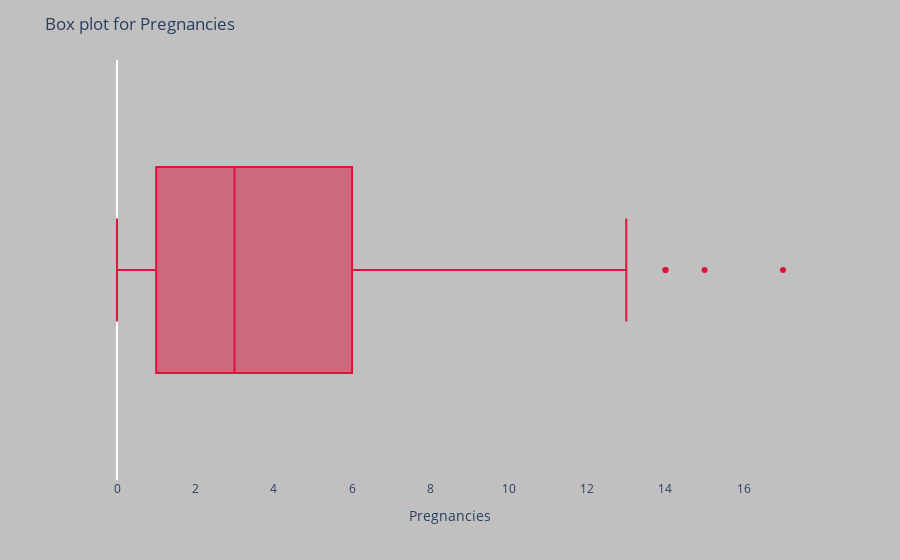
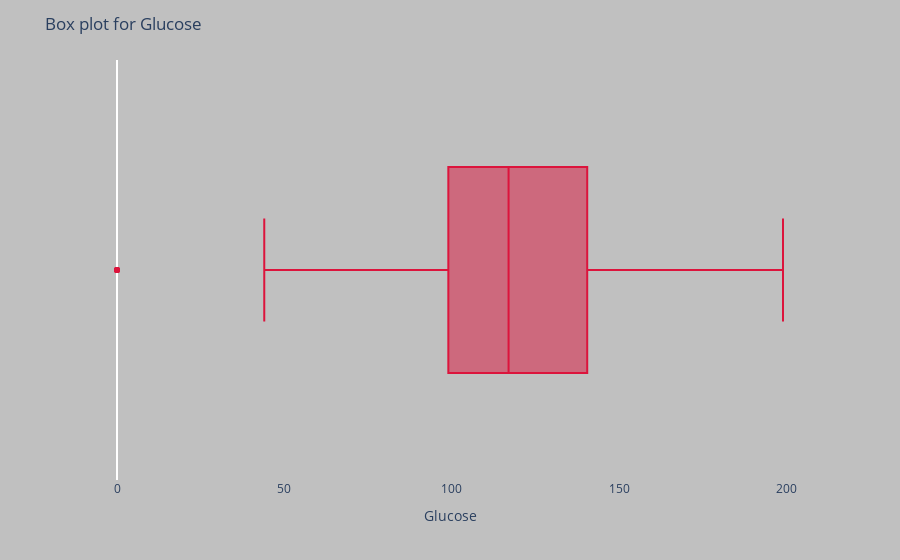
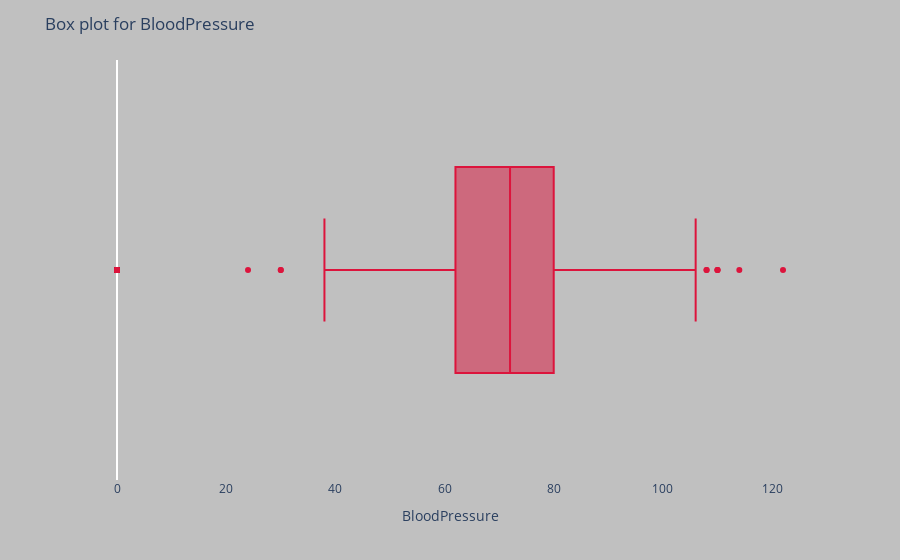
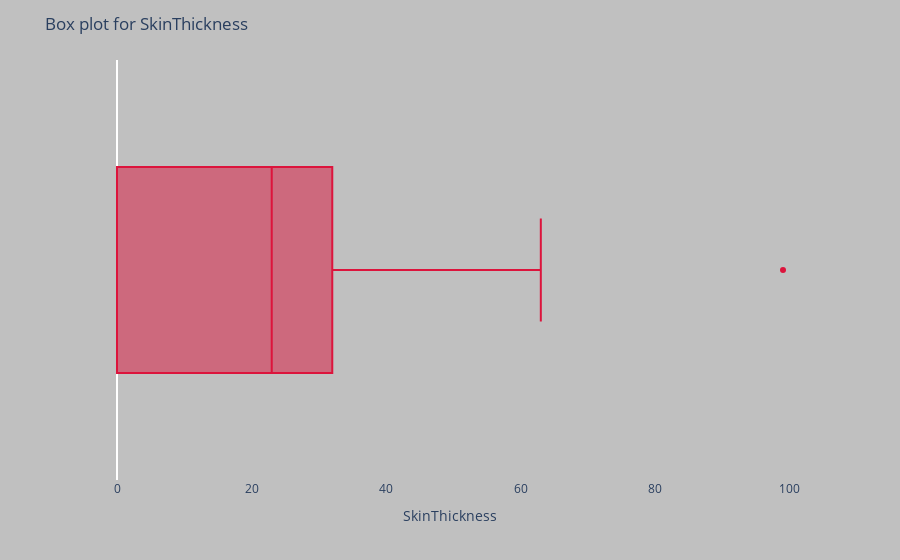

Source (notebook cell) for these figures, in order:
### Markdown cell above
from above we can see that 500 are negative and 
268 are positive to diabetes.

### Code cell
# first step we need to check we have outliers:

def box_out(dataframe):
    for i in df.columns[:-1]:
        fig = (px.box(data_frame= dataframe, x= i))
        fig.update_layout(title = f"Box plot for {i}",
                        plot_bgcolor = "silver",
                        paper_bgcolor = "silver")
        fig.update_traces(marker_color = "crimson")
        fig.update_xaxes(showgrid = False)
        fig.show()


box_out(dataframe=df)

### Figure 1 — Plotly figure (JSON) as saved in the notebook; plotly's stock layout.template omitted (floating-point values rounded to 4 significant figures; data arrays with more than 128 entries replaced by an {"elided": "..."} marker saying what was removed)
{"data": [{"alignmentgroup": "True", "hovertemplate": "Pregnancies=%{x}<extra></extra>", "legendgroup": "", "marker": {"color": "crimson"}, "name": "", "notched": false, "offsetgroup": "", "orientation": "h", "showlegend": false, "type": "box", "x": {"elided": "768 int values"}, "x0": " ", "xaxis": "x", "y0": " ", "yaxis": "y"}], "layout": {"boxmode": "group", "legend": {"tracegroupgap": 0}, "margin": {"t": 60}, "paper_bgcolor": "silver", "plot_bgcolor": "silver", "title": {"text": "Box plot for Pregnancies"}, "xaxis": {"anchor": "y", "domain": [0, 1], "showgrid": false, "title": {"text": "Pregnancies"}}, "yaxis": {"anchor": "x", "domain": [0, 1]}}}

### Figure 2 — Plotly figure (JSON) as saved in the notebook; plotly's stock layout.template omitted (floating-point values rounded to 4 significant figures; data arrays with more than 128 entries replaced by an {"elided": "..."} marker saying what was removed)
{"data": [{"alignmentgroup": "True", "hovertemplate": "Glucose=%{x}<extra></extra>", "legendgroup": "", "marker": {"color": "crimson"}, "name": "", "notched": false, "offsetgroup": "", "orientation": "h", "showlegend": false, "type": "box", "x": {"elided": "768 int values"}, "x0": " ", "xaxis": "x", "y0": " ", "yaxis": "y"}], "layout": {"boxmode": "group", "legend": {"tracegroupgap": 0}, "margin": {"t": 60}, "paper_bgcolor": "silver", "plot_bgcolor": "silver", "title": {"text": "Box plot for Glucose"}, "xaxis": {"anchor": "y", "domain": [0, 1], "showgrid": false, "title": {"text": "Glucose"}}, "yaxis": {"anchor": "x", "domain": [0, 1]}}}

### Figure 3 — Plotly figure (JSON) as saved in the notebook; plotly's stock layout.template omitted (floating-point values rounded to 4 significant figures; data arrays with more than 128 entries replaced by an {"elided": "..."} marker saying what was removed)
{"data": [{"alignmentgroup": "True", "hovertemplate": "BloodPressure=%{x}<extra></extra>", "legendgroup": "", "marker": {"color": "crimson"}, "name": "", "notched": false, "offsetgroup": "", "orientation": "h", "showlegend": false, "type": "box", "x": {"elided": "768 int values"}, "x0": " ", "xaxis": "x", "y0": " ", "yaxis": "y"}], "layout": {"boxmode": "group", "legend": {"tracegroupgap": 0}, "margin": {"t": 60}, "paper_bgcolor": "silver", "plot_bgcolor": "silver", "title": {"text": "Box plot for BloodPressure"}, "xaxis": {"anchor": "y", "domain": [0, 1], "showgrid": false, "title": {"text": "BloodPressure"}}, "yaxis": {"anchor": "x", "domain": [0, 1]}}}

### Figure 4 — Plotly figure (JSON) as saved in the notebook; plotly's stock layout.template omitted (floating-point values rounded to 4 significant figures; data arrays with more than 128 entries replaced by an {"elided": "..."} marker saying what was removed)
{"data": [{"alignmentgroup": "True", "hovertemplate": "SkinThickness=%{x}<extra></extra>", "legendgroup": "", "marker": {"color": "crimson"}, "name": "", "notched": false, "offsetgroup": "", "orientation": "h", "showlegend": false, "type": "box", "x": {"elided": "768 int values"}, "x0": " ", "xaxis": "x", "y0": " ", "yaxis": "y"}], "layout": {"boxmode": "group", "legend": {"tracegroupgap": 0}, "margin": {"t": 60}, "paper_bgcolor": "silver", "plot_bgcolor": "silver", "title": {"text": "Box plot for SkinThickness"}, "xaxis": {"anchor": "y", "domain": [0, 1], "showgrid": false, "title": {"text": "SkinThickness"}}, "yaxis": {"anchor": "x", "domain": [0, 1]}}}
